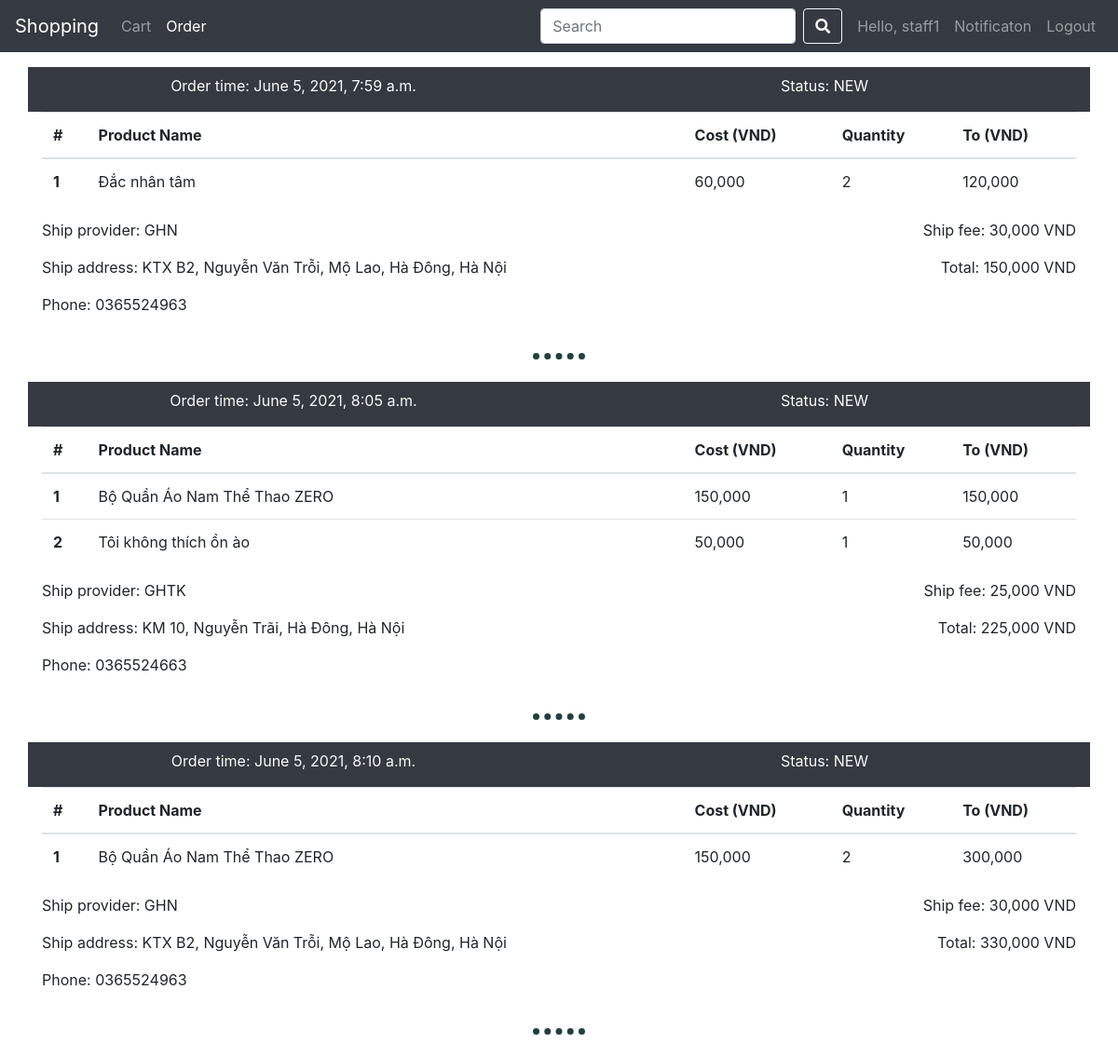
The page /orderView/ (signed in) on the database as committed earlier.
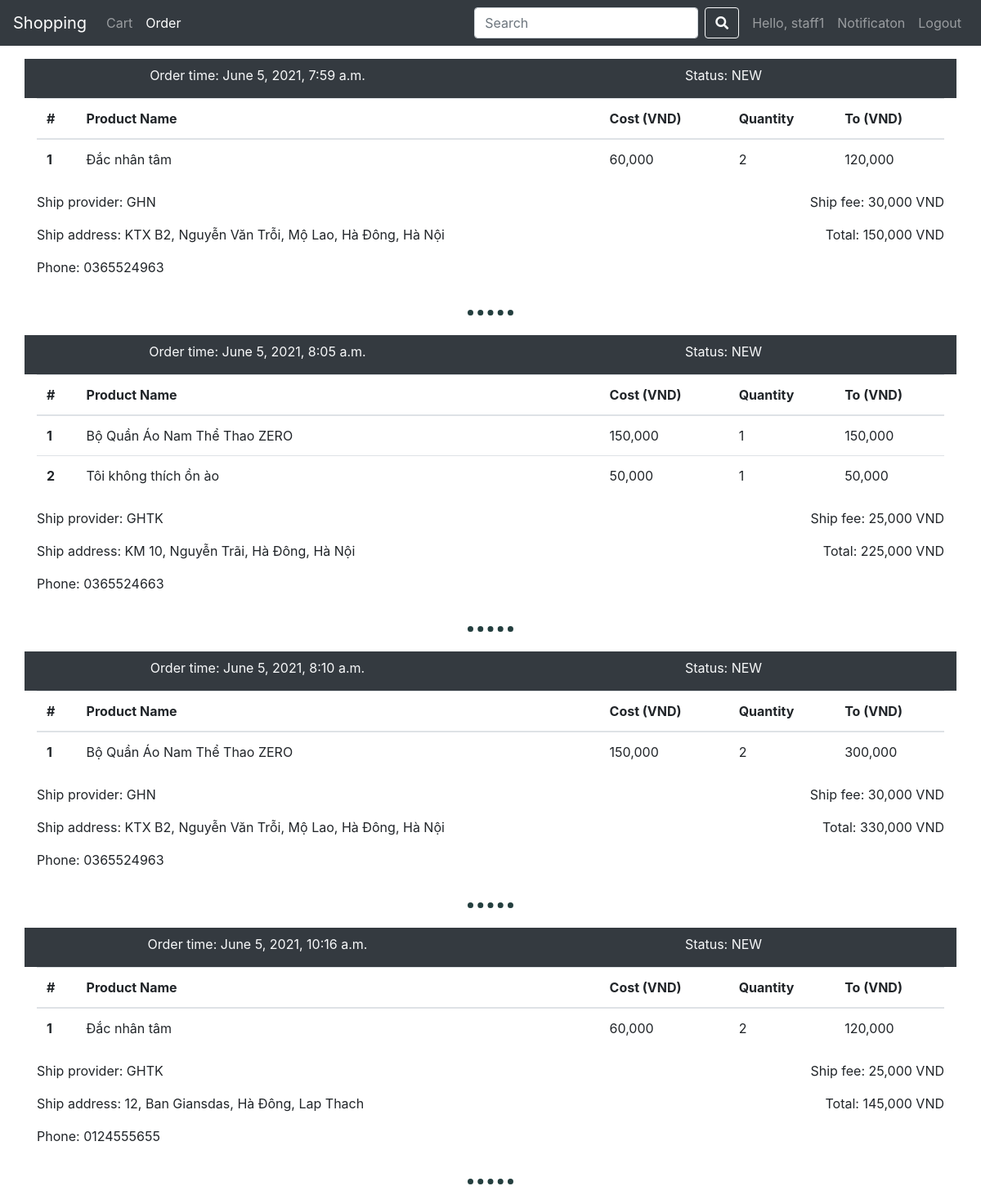
The same page on the database as committed later.
### business/models.py (models this page shows, shortened)
class Order(models.Model):
  customer = models.ForeignKey(Customer, related_name="order", on_delete=models.CASCADE)
  order_time = models.DateTimeField(auto_now_add=True)
  order_status = models.CharField(choices=ORDER_STATUS, default="NEW", max_length=10)
  total = models.FloatField()

class CartItem(models.Model):
  item = models.ForeignKey(Item, on_delete=models.CASCADE)
  quantity = models.PositiveIntegerField()
  cart = models.ForeignKey(Cart, related_name="bookItems", on_delete=models.CASCADE)
  order = models.ForeignKey(Order, related_name="orderItems", on_delete=models.CASCADE, blank=True, null=True)

class Item(models.Model):
  name = models.CharField(max_length=100)
  brand = models.CharField(max_length=50)
  cost = models.FloatField()
  remaining_quantity = models.PositiveIntegerField()
  des = models.TextField()
  category = models.ForeignKey(Category, related_name="category_items", on_delete=models.CASCADE)
  image = models.ImageField(null=True)

class Shipment(models.Model):
  order = models.OneToOneField(Order, related_name="shipment", on_delete=models.CASCADE)
  ship_provider = models.CharField(max_length=100)
  ship_fee = models.FloatField()
  pickup_date = models.DateField(blank=True, null=True)
  expected_ship_date = models.DateField(blank=True, null=True)
  ship_address = models.ForeignKey(Address, on_delete=models.CASCADE, null=True)

class Address(models.Model):
  address_type = models.CharField(max_length=100)
  apartment_number = models.CharField(max_length=100, null=True)
  street = models.CharField(max_length=100, null=True)
  distric = models.CharField(max_length=100, null=True)
  city_or_province = models.CharField(max_length=100, null=True)
  phone = models.CharField(max_length=15, null=True)
  customer = models.ForeignKey(Customer, related_name="address", on_delete=models.CASCADE)
  @property
  def get_detailed_address(self):
    return f"{self.apartment_number}, {self.street}, {self.distric}, {self.city_or_province}"

### business/views.py (the view)
# urls.py: path("orderView/", views.orderView, name="orderView"),
@login_required
def orderView(request):
  customer = Customer.objects.filter(user=request.user).first()
  orders = Order.objects.filter(customer=customer)
  orderItems = []
  for order in orders:
    orderItem = {}
    orderItem["order"] = order
    cartItems = []
    for cartItem in CartItem.objects.filter(order=order):
      cartItems.append(cartItem)
    orderItem["cartItems"] = cartItems
    orderItems.append(orderItem)
  context = {
    "orderItems": orderItems,
  }
  return render(request, "order.html", context)

### templates/order.html (shortened to what this page needs)
{% extends "base.html" %}
{% load static %}
{% load humanize %}
{% block content %}
<div class="container mt-3">
{% for orderItem in orderItems %}
<div class="order-item">
  <div class="order-info bg-dark text-light row pt-2">
    <p class="col-6">Order time: {{ orderItem.order.order_time }}</p>
    <p class="col-6">Status: {{ orderItem.order.get_order_status_display }}</p>
  </div>
  <div class="cart-items">
    <table class="table">
      <thead>
        <tr>
          <th scope="col">#</th>
          <th scope="col">Product Name</th>
          <th scope="col">Cost (VND)</th>
          <th scope="col">Quantity</th>
          <th scope="col">To (VND)</th>
        </tr>
      </thead>
      <tbody>
        {% load mathfilters %}
        {% for cartItem in orderItem.cartItems %}
        <tr>
          <th scope="row">{{ forloop.counter }}</th>
          <td style="width: 40rem;">{{ cartItem.item.name }}</td>
          <td>{{ cartItem.item.cost|floatformat:0|intcomma }}</td>
          <td>{{ cartItem.quantity }}</td>
          <td class="item-price" data-amount="{{ cartItem.item.cost|mul:cartItem.quantity }}">{{ cartItem.item.cost|mul:cartItem.quantity|floatformat:0|intcomma }}</td>
        </tr>
        {% endfor %}
      </tbody>
    </table>
  </div>
  <div class="ship-info row">
    <div class="col-8">
      <p>Ship provider: {{ orderItem.order.shipment.ship_provider }}</p>
      <p>Ship address: {{ orderItem.order.shipment.ship_address.get_detailed_address }}</p>
      <p>Phone: {{ orderItem.order.shipment.ship_address.phone }}</p>
    </div>
    <div class="col-4 d-flex" style="flex-direction: column; align-items: flex-end;">
      <p>Ship fee: {{ orderItem.order.shipment.ship_fee|floatformat:0|intcomma }} VND</p>
      <p>Total: {{ orderItem.order.total|floatformat:0|intcomma }} VND</p>
    </div>
  </div>
</div>
<hr class="mt-4 mb-4">
{% empty %}
  No ordered item yet.
{% endfor %}
</div>
{% endblock %}

Rows that differ between the two databases and show on the page:
added Order: order.order_time "June 5, 2021, 10:16 a.m.", order.order_status "NEW", order.shipment.ship_provider "GHTK", order.shipment.ship_address.get_detailed_address "12, Ban Giansdas, Hà Đông, Lap Thach", order.shipment.ship_address.phone "0124555655", order.shipment.ship_fee "25,000", order.total "145,000"
added CartItem: item.name "Đắc nhân tâm", item.cost "60,000", quantity "2", item.cost|mul "120,000", shown under "June 5, 2021, 10:16 a.m."
